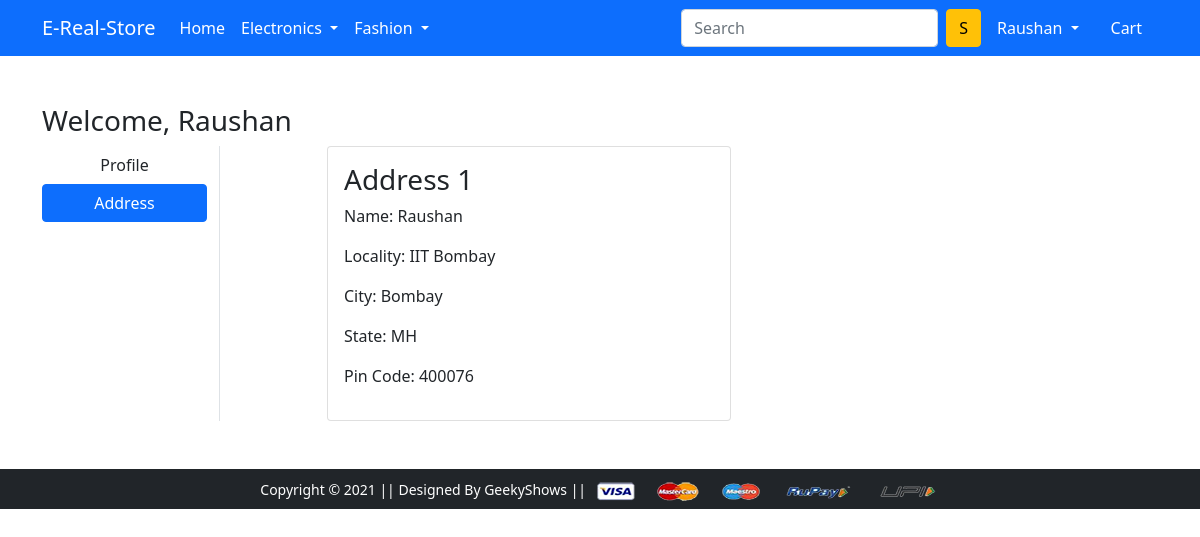
The page /address/ (signed in) on the database its author committed.
### realstore/models.py (models this page shows, shortened)
class Customer(models.Model):
    user=models.ForeignKey(User, on_delete=models.CASCADE)
    name=models.CharField(max_length=255)
    locality=models.CharField(max_length=255)
    city=models.CharField(max_length=255)
    zipcode=models.IntegerField()
    state=models.CharField(choices=STATE_CHOICES, max_length=240)

### realstore/views.py (the view)
# urls.py: path('address/', views.address, name='address'),
def address(request):
    address = Customer.objects.filter(user=request.user)
    return render(request, 'realstore/address.html', {'address': address, 'active': 'btn-primary'})

### realstore/templates/realstore/address.html (shortened to what this page needs)
{% extends 'realstore/base.html' %}
{% load static %}
{% block main-content %}
<div class="container my-5">
    <div class="row">
        <h3>Welcome, {{ user.username | title }}</h3>
        <div class="col-sm-2 border-end">
            <ul class="list-unstyled">
                <li class="d-grid"><a href="{% url 'profile' %}" class="btn">Profile</a></li>
                <li class="d-grid"><a href="{% url 'address' %}" class="btn {{ active }}">Address</a></li>
            </ul>
        </div>
        <div class="col-sm-9 offset-sm-1">
            <div class="row">
                {% for ad in address %}
                <div class="col-sm-6">
                    <div class="card">
                        <div class="card-body">
                            <h3>Address {{forloop.counter}}</h3>
                            <p>Name: {{ ad.name }}</p>
                            <p>Locality: {{ ad.locality }}</p>
                            <p>City: {{ ad.city }}</p>
                            <p>State: {{ ad.state }}</p>
                            <p>Pin Code: {{ ad.zipcode }}</p>
                        </div>
                    </div>
                </div>
                {% endfor %}
            </div>
        </div>
    </div>
</div>
{% endblock main-content %}

### realstore/templates/realstore/base.html (shortened to what this page needs)
<!doctype html>
{% load static %}
<html lang="en">
  <head>
    <link href="https://cdn.jsdelivr.net/npm/bootstrap@5.0.0-beta1/dist/css/bootstrap.min.css" rel="stylesheet">
    <link rel="stylesheet" href="{% static 'realstore/css/owl.carousel.min.css' %}">
    <link rel="stylesheet" href="{% static 'realstore/css/all.min.css' %}">
    <link rel="stylesheet" href="{% static 'realstore/css/style.css' %}">
  </head>
  <body>
    <nav class="navbar navbar-expand-lg navbar-dark bg-primary">
     <div class="container">
       <a class="navbar-brand" href="/">E-Real-Store</a>
       <div class="collapse navbar-collapse" id="navbarSupportedContent">
         <ul class="navbar-nav me-auto mb-2 mb-lg-0">
           <li class="nav-item">
             <a class="nav-link active" aria-current="page" href="/">Home</a>
           </li>
           <li class="nav-item dropdown">
             <a class="nav-link dropdown-toggle text-white" href="#" id="electronicsDropdown" role="button" data-bs-toggle="dropdown" aria-expanded="false">
               Electronics
             </a>
           </li>
           <li class="nav-item dropdown">
             <a class="nav-link dropdown-toggle text-white" href="#" id="fashionDropdown" role="button" data-bs-toggle="dropdown" aria-expanded="false">
               Fashion
             </a>
           </li>
         </ul>
         <form class="d-flex">
           <input class="form-control me-2" type="search" placeholder="Search" aria-label="Search">
           <button class="btn btn-warning" type="submit">S</button>
         </form>
         <div>
          <ul class="navbar-nav me-auto mb-2 mb-lg-0">
            {% if request.user.is_authenticated %}
           <li class="nav-item dropdown mx-2">
              <a class="nav-link dropdown-toggle text-white" href="#" id="profileDropdown" role="button" data-bs-toggle="dropdown" aria-expanded="false">
                {{ user.username | title }}
              </a>
            </li>
            <li class="nav-item mx-2">
             <a href="{% url 'showcart' %}" class="nav-link text-white"> Cart </a>
            </li>
            {% endif %}
          </ul>
         </div>
       </div>
     </div>
    </nav>
    {% block main-content %} {% endblock main-content %}
    <footer class="container-fluid bg-dark text-center p-2 mt-5">
        <small class="text-white">Copyright &copy; 2021 || Designed By GeekyShows || </small>
        <img src="{% static 'realstore/images/payment.png' %}" alt="" srcset="" class="img-fluid" height="2px">
    </footer>
  </body>
</html>

### rows shown on the page
Customer: name "Raushan", locality "IIT Bombay", city "Bombay", state "MH", zipcode "400076"

### other values the page prints
{{ user.username | title }} "Raushan"
